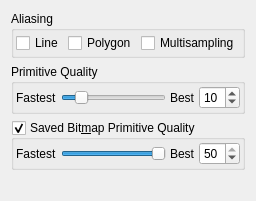
         <widget class="QWidget" name="QualitySubTab">
          <attribute name="title">
           <string>Quality</string>
          </attribute>
          <layout class="QVBoxLayout" name="verticalLayout_20">
           <item>
            <widget class="QGroupBox" name="AliasingGroup">
             <property name="title">
              <string>Aliasing</string>
             </property>
             <property name="checkable">
              <bool>false</bool>
             </property>
             <layout class="QHBoxLayout" name="_5">
              <property name="spacing">
               <number>4</number>
              </property>
              <property name="leftMargin">
               <number>2</number>
              </property>
              <property name="topMargin">
               <number>2</number>
              </property>
              <property name="rightMargin">
               <number>2</number>
              </property>
              <property name="bottomMargin">
               <number>2</number>
              </property>
              <item>
               <widget class="QCheckBox" name="LineAliasingCheck">
                <property name="text">
                 <string>Line</string>
                </property>
               </widget>
              </item>
              <item>
               <widget class="QCheckBox" name="PolygonAliasingCheck">
                <property name="text">
                 <string>Polygon</string>
                </property>
               </widget>
              </item>
              <item>
               <widget class="QCheckBox" name="MultiSamplingCheck">
                <property name="text">
                 <string>Multisampling</string>
                </property>
               </widget>
              </item>
             </layout>
            </widget>
           </item>
           <item>
            <widget class="QGroupBox" name="PrimitivesGroup">
             <property name="sizePolicy">
              <sizepolicy hsizetype="Preferred" vsizetype="Minimum">
               <horstretch>0</horstretch>
               <verstretch>0</verstretch>
              </sizepolicy>
             </property>
             <property name="title">
              <string>Primitive Quality</string>
             </property>
             <layout class="QVBoxLayout" name="verticalLayout_17">
              <property name="spacing">
               <number>4</number>
              </property>
              <property name="leftMargin">
               <number>2</number>
              </property>
              <property name="topMargin">
               <number>2</number>
              </property>
              <property name="rightMargin">
               <number>2</number>
              </property>
              <property name="bottomMargin">
               <number>2</number>
              </property>
              <item>
               <layout class="QHBoxLayout" name="horizontalLayout_12">
                <item>
                 <widget class="QLabel" name="FastestLabel">
                  <property name="text">
                   <string>Fastest</string>
                  </property>
                 </widget>
                </item>
                <item>
                 <widget class="QSlider" name="PrimitiveQualitySlider">
                  <property name="minimum">
                   <number>3</number>
                  </property>
                  <property name="maximum">
                   <number>50</number>
                  </property>
                  <property name="value">
                   <number>10</number>
                  </property>
                  <property name="orientation">
                   <enum>Qt::Horizontal</enum>
                  </property>
                 </widget>
                </item>
                <item>
                 <widget class="QLabel" name="label">
                  <property name="text">
                   <string>Best</string>
                  </property>
                 </widget>
                </item>
                <item>
                 <widget class="QSpinBox" name="PrimitiveQualitySpin">
                  <property name="minimum">
                   <number>3</number>
                  </property>
                  <property name="maximum">
                   <number>50</number>
                  </property>
                  <property name="value">
                   <number>10</number>
                  </property>
                 </widget>
                </item>
               </layout>
              </item>
             </layout>
            </widget>
           </item>
           <item>
            <widget class="QGroupBox" name="ImagePrimitivesGroup">
             <property name="sizePolicy">
              <sizepolicy hsizetype="Preferred" vsizetype="Minimum">
               <horstretch>0</horstretch>
               <verstretch>0</verstretch>
              </sizepolicy>
             </property>
             <property name="toolTip">
              <string>Primitive quality to use for saved images (or same as current primitive quality if disabled)</string>
             </property>
             <property name="title">
              <string>Saved Bit&amp;map Primitive Quality</string>
             </property>
             <property name="checkable">
              <bool>true</bool>
             </property>
             <layout class="QVBoxLayout" name="verticalLayout_21">
              <property name="spacing">
               <number>4</number>
              </property>
              <property name="leftMargin">
               <number>2</number>
              </property>
              <property name="topMargin">
               <number>2</number>
              </property>
              <property name="rightMargin">
               <number>2</number>
              </property>
              <property name="bottomMargin">
               <number>2</number>
              </property>
              <item>
               <layout class="QHBoxLayout" name="horizontalLayout_15">
                <item>
                 <widget class="QLabel" name="FastestLabel_2">
                  <property name="text">
                   <string>Fastest</string>
                  </property>
                 </widget>
                </item>
                <item>
                 <widget class="QSlider" name="ImagePrimitiveQualitySlider">
                  <property name="minimum">
                   <number>3</number>
                  </property>
                  <property name="maximum">
                   <number>50</number>
                  </property>
                  <property name="value">
                   <number>50</number>
                  </property>
                  <property name="orientation">
                   <enum>Qt::Horizontal</enum>
                  </property>
                 </widget>
                </item>
                <item>
                 <widget class="QLabel" name="label_58">
                  <property name="text">
                   <string>Best</string>
                  </property>
                 </widget>
                </item>
                <item>
                 <widget class="QSpinBox" name="ImagePrimitiveQualitySpin">
                  <property name="minimum">
                   <number>3</number>
                  </property>
                  <property name="maximum">
                   <number>50</number>
                  </property>
                  <property name="value">
                   <number>50</number>
                  </property>
                 </widget>
                </item>
               </layout>
              </item>
             </layout>
            </widget>
           </item>
           <item>
            <spacer name="verticalSpacer_5">
             <property name="orientation">
              <enum>Qt::Vertical</enum>
             </property>
             <property name="sizeHint" stdset="0">
              <size>
               <width>20</width>
               <height>20</height>
              </size>
             </property>
            </spacer>
           </item>
          </layout>
         </widget>
